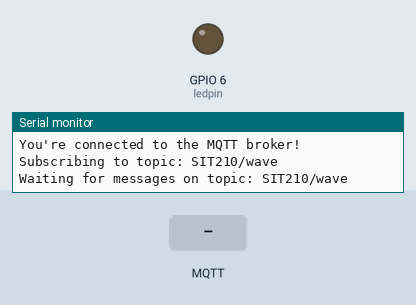
Simulated run of this sketch. Board: ESP8266 (NodeMCU). On the bench: output pins drawn as LEDs (lit = HIGH), the last lines printed to the serial monitor. Dashed ring = blinking. The test bench sets the inputs (shaded band). WiFi joins after 1.5 s; servers stay silent unless stated; no MQTT or app messages arrive unless stated; not simulated (calls return 0 or success): arduino_secrets.h.

Above: at 6.3 s.
6.4 s: MQTT message "1" arrives on the first subscribed topic
At 6.9 s:
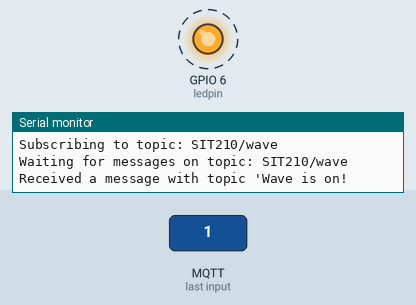
9.4 s: MQTT message "0" arrives on the first subscribed topic
10.9 s: MQTT message "on" arrives on the first subscribed topic
Timing chart, 0 to 13.9 s (numbered marks = the images above; inputs shaded):
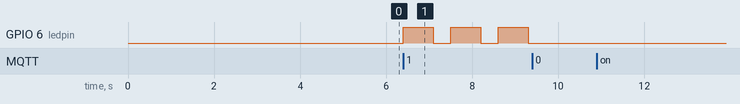

Measured:
- after the input at 6.4 s, GPIO 6 (ledpin): alternates HIGH for 0.70 s and LOW for 0.40 s, starting at once

The sketch:

mqttReciever.ino
```cpp
//This is made by Aman Gusain.


#include <ArduinoMqttClient.h>
#if defined(ARDUINO_SAMD_MKRWIFI1010) || defined(ARDUINO_SAMD_NANO_33_IOT) || defined(ARDUINO_AVR_UNO_WIFI_REV2)
  #include <WiFiNINA.h>
#elif defined(ARDUINO_SAMD_MKR1000)
  #include <WiFi101.h>
#elif defined(ARDUINO_ARCH_ESP8266)
  #include <ESP8266WiFi.h>
#elif defined(ARDUINO_ARCH_ESP32)
  #include <WiFi.h>
#endif

#include "arduino_secrets.h"
///////please enter your sensitive data in the Secret tab/arduino_secrets.h
char ssid[] = SECRET_SSID;    // your network SSID (name)
char pass[] = SECRET_PASS;    // your network password (use for WPA, or use as key for WEP)

// To connect with SSL/TLS:
// 1) Change WiFiClient to WiFiSSLClient.
// 2) Change port value from 1883 to 8883.
// 3) Change broker value to a server with a known SSL/TLS root certificate
//    flashed in the WiFi module.

WiFiClient wifiClient;
MqttClient mqttClient(wifiClient);

const char broker[] = "broker.hivemq.com";
int        port     = 1883;
const char topic[]  = "SIT210/wave";
const int ledpin = 6;
void setup() {
  //Initialize serial and wait for port to open:
  Serial.begin(9600);
  while (!Serial) const int ledpin = 6;{
    ; // wait for serial port to connect. Needed for native USB port only
  }

  // attempt to connect to WiFi network:
  Serial.print("Attempting to connect to WPA SSID: ");
  Serial.println(ssid);
  while (WiFi.begin(ssid, pass) != WL_CONNECTED) {
    // failed, retry
    Serial.print(".");
    delay(5000);
  }

  Serial.println("You're connected to the network");
  Serial.println();

  // You can provide a unique client ID, if not set the library uses Arduino-millis()
  // Each client must have a unique client ID
  // mqttClient.setId("clientId");

  // You can provide a username and password for authentication
  // mqttClient.setUsernamePassword("username", "password");

  Serial.print("Attempting to connect to the MQTT broker: ");
  Serial.println(broker);

  if (!mqttClient.connect(broker, port)) {
    Serial.print("MQTT connection failed! Error code = ");
    Serial.println(mqttClient.connectError());

    while (1);
  }

  Serial.println("You're connected to the MQTT broker!");
  Serial.println();

  Serial.print("Subscribing to topic: ");
  Serial.println(topic);
  Serial.println();

  // subscribe to a topic
  mqttClient.subscribe(topic);

  // topics can be unsubscribed using:
  // mqttClient.unsubscribe(topic);

  Serial.print("Waiting for messages on topic: ");
  Serial.println(topic);
  Serial.println();

  pinMode(ledpin, OUTPUT);
}

void loop() {
  int messageSize = mqttClient.parseMessage();
  if (messageSize) {
    // we received a message, print out the topic and contents
    Serial.print("Received a message with topic '");
    char message =  (char)mqttClient.read();
    if(message == '1'){   //if a wave is detected
      waveOn();
      message = ' ';
    }
    else     Serial.print(message);

    // use the Stream interface to print the contents


    Serial.println();
  }
}

void waveOn(){    //perform when a wave is detected
        Serial.print("Wave is on!");
        digitalWrite(ledpin, HIGH);
        delay(700);
        digitalWrite(ledpin, LOW);
        delay(400);
        digitalWrite(ledpin, HIGH);
        delay(700);
        digitalWrite(ledpin, LOW);
        delay(400);
        digitalWrite(ledpin, HIGH);
        delay(700);
        digitalWrite(ledpin, LOW);

}
```
